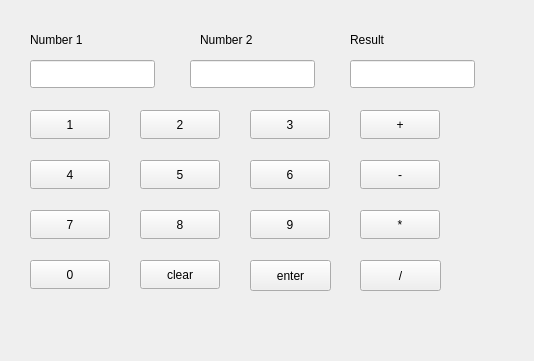
<?xml version="1.0" encoding="UTF-8"?>
<ui version="4.0">
 <class>MainWindow</class>
 <widget class="QMainWindow" name="MainWindow">
  <property name="geometry">
   <rect>
    <x>0</x>
    <y>0</y>
    <width>534</width>
    <height>361</height>
   </rect>
  </property>
  <property name="windowTitle">
   <string>MainWindow</string>
  </property>
  <widget class="QWidget" name="centralwidget">
   <widget class="QLabel" name="label">
    <property name="geometry">
     <rect>
      <x>30</x>
      <y>30</y>
      <width>66</width>
      <height>20</height>
     </rect>
    </property>
    <property name="text">
     <string>Number 1</string>
    </property>
   </widget>
   <widget class="QLabel" name="label_2">
    <property name="geometry">
     <rect>
      <x>200</x>
      <y>30</y>
      <width>66</width>
      <height>20</height>
     </rect>
    </property>
    <property name="text">
     <string>Number 2</string>
    </property>
   </widget>
   <widget class="QLabel" name="label_3">
    <property name="geometry">
     <rect>
      <x>350</x>
      <y>30</y>
      <width>40</width>
      <height>20</height>
     </rect>
    </property>
    <property name="text">
     <string>Result</string>
    </property>
   </widget>
   <widget class="QLineEdit" name="num1">
    <property name="geometry">
     <rect>
      <x>30</x>
      <y>60</y>
      <width>125</width>
      <height>28</height>
     </rect>
    </property>
   </widget>
   <widget class="QLineEdit" name="num2">
    <property name="geometry">
     <rect>
      <x>190</x>
      <y>60</y>
      <width>125</width>
      <height>28</height>
     </rect>
    </property>
   </widget>
   <widget class="QLineEdit" name="result">
    <property name="geometry">
     <rect>
      <x>350</x>
      <y>60</y>
      <width>125</width>
      <height>28</height>
     </rect>
    </property>
   </widget>
   <widget class="QPushButton" name="N1">
    <property name="geometry">
     <rect>
      <x>30</x>
      <y>110</y>
      <width>80</width>
      <height>29</height>
     </rect>
    </property>
    <property name="text">
     <string>1</string>
    </property>
   </widget>
   <widget class="QPushButton" name="N2">
    <property name="geometry">
     <rect>
      <x>140</x>
      <y>110</y>
      <width>80</width>
      <height>29</height>
     </rect>
    </property>
    <property name="text">
     <string>2</string>
    </property>
   </widget>
   <widget class="QPushButton" name="N3">
    <property name="geometry">
     <rect>
      <x>250</x>
      <y>110</y>
      <width>80</width>
      <height>29</height>
     </rect>
    </property>
    <property name="text">
     <string>3</string>
    </property>
   </widget>
   <widget class="QPushButton" name="add">
    <property name="geometry">
     <rect>
      <x>360</x>
      <y>110</y>
      <width>80</width>
      <height>29</height>
     </rect>
    </property>
    <property name="text">
     <string>+</string>
    </property>
   </widget>
   <widget class="QPushButton" name="N6">
    <property name="geometry">
     <rect>
      <x>250</x>
      <y>160</y>
      <width>80</width>
      <height>29</height>
     </rect>
    </property>
    <property name="text">
     <string>6</string>
    </property>
   </widget>
   <widget class="QPushButton" name="N4">
    <property name="geometry">
     <rect>
      <x>30</x>
      <y>160</y>
      <width>80</width>
      <height>29</height>
     </rect>
    </property>
    <property name="text">
     <string>4</string>
    </property>
   </widget>
   <widget class="QPushButton" name="N5">
    <property name="geometry">
     <rect>
      <x>140</x>
      <y>160</y>
      <width>80</width>
      <height>29</height>
     </rect>
    </property>
    <property name="text">
     <string>5</string>
    </property>
   </widget>
   <widget class="QPushButton" name="sub">
    <property name="geometry">
     <rect>
      <x>360</x>
      <y>160</y>
      <width>80</width>
      <height>29</height>
     </rect>
    </property>
    <property name="text">
     <string>-</string>
    </property>
   </widget>
   <widget class="QPushButton" name="N9">
    <property name="geometry">
     <rect>
      <x>250</x>
      <y>210</y>
      <width>80</width>
      <height>29</height>
     </rect>
    </property>
    <property name="text">
     <string>9</string>
    </property>
   </widget>
   <widget class="QPushButton" name="N7">
    <property name="geometry">
     <rect>
      <x>30</x>
      <y>210</y>
      <width>80</width>
      <height>29</height>
     </rect>
    </property>
    <property name="text">
     <string>7</string>
    </property>
   </widget>
   <widget class="QPushButton" name="N8">
    <property name="geometry">
     <rect>
      <x>140</x>
      <y>210</y>
      <width>80</width>
      <height>29</height>
     </rect>
    </property>
    <property name="text">
     <string>8</string>
    </property>
   </widget>
   <widget class="QPushButton" name="mul">
    <property name="geometry">
     <rect>
      <x>360</x>
      <y>210</y>
      <width>80</width>
      <height>29</height>
     </rect>
    </property>
    <property name="text">
     <string>*</string>
    </property>
   </widget>
   <widget class="QPushButton" name="enter">
    <property name="geometry">
     <rect>
      <x>250</x>
      <y>260</y>
      <width>81</width>
      <height>31</height>
     </rect>
    </property>
    <property name="text">
     <string>enter</string>
    </property>
   </widget>
   <widget class="QPushButton" name="N0">
    <property name="geometry">
     <rect>
      <x>30</x>
      <y>260</y>
      <width>80</width>
      <height>29</height>
     </rect>
    </property>
    <property name="text">
     <string>0</string>
    </property>
   </widget>
   <widget class="QPushButton" name="clear">
    <property name="geometry">
     <rect>
      <x>140</x>
      <y>260</y>
      <width>80</width>
      <height>29</height>
     </rect>
    </property>
    <property name="text">
     <string>clear</string>
    </property>
   </widget>
   <widget class="QPushButton" name="div">
    <property name="geometry">
     <rect>
      <x>360</x>
      <y>260</y>
      <width>81</width>
      <height>31</height>
     </rect>
    </property>
    <property name="text">
     <string>/</string>
    </property>
   </widget>
  </widget>
 </widget>
 <resources/>
 <connections/>
</ui>
